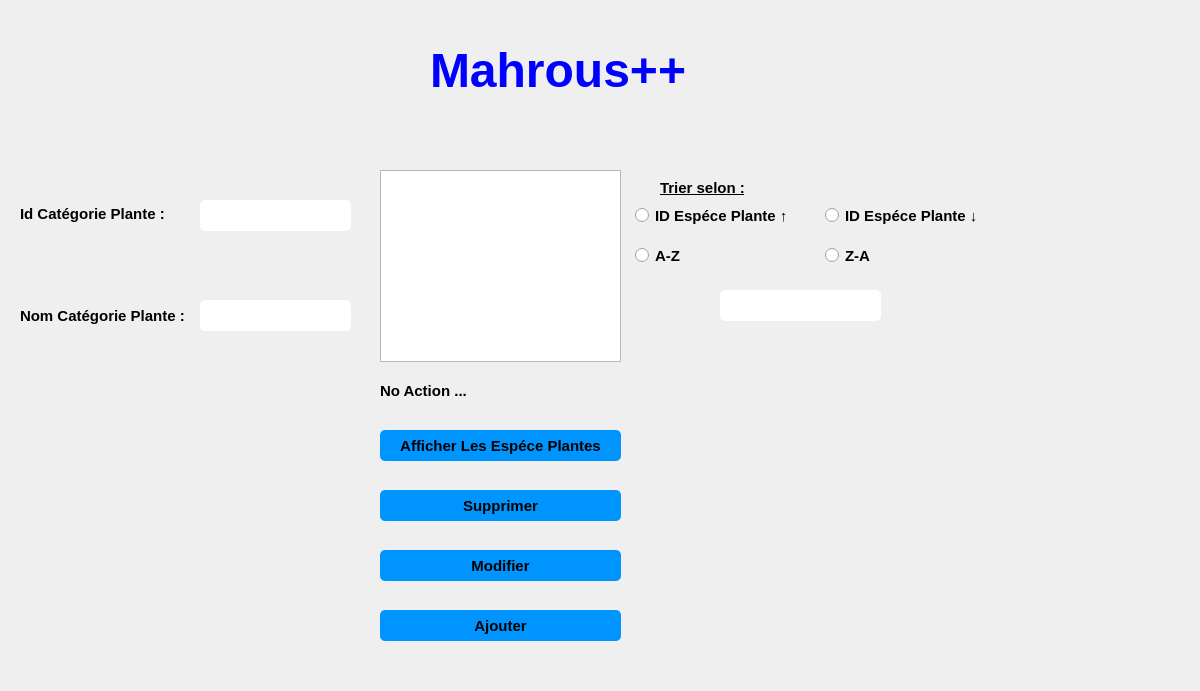
<?xml version="1.0" encoding="UTF-8"?>
<ui version="4.0">
 <class>categorie_plante</class>
 <widget class="QDialog" name="categorie_plante">
  <property name="geometry">
   <rect>
    <x>0</x>
    <y>0</y>
    <width>1200</width>
    <height>691</height>
   </rect>
  </property>
  <property name="windowTitle">
   <string>Dialog</string>
  </property>
  <widget class="QLabel" name="pic">
   <property name="geometry">
    <rect>
     <x>0</x>
     <y>0</y>
     <width>1200</width>
     <height>690</height>
    </rect>
   </property>
   <property name="text">
    <string/>
   </property>
  </widget>
  <widget class="QLabel" name="label_10">
   <property name="geometry">
    <rect>
     <x>430</x>
     <y>30</y>
     <width>321</width>
     <height>81</height>
    </rect>
   </property>
   <property name="text">
    <string>&lt;html&gt;&lt;head/&gt;&lt;body&gt;&lt;p&gt;&lt;span style=&quot; font-size:36pt; font-weight:600; color:#0000ff;&quot;&gt;Mahrous++&lt;/span&gt;&lt;/p&gt;&lt;/body&gt;&lt;/html&gt;</string>
   </property>
  </widget>
  <widget class="QTableView" name="afficher_categorie">
   <property name="geometry">
    <rect>
     <x>380</x>
     <y>170</y>
     <width>241</width>
     <height>192</height>
    </rect>
   </property>
   <property name="styleSheet">
    <string notr="true">QScrollBar:vertical {
                 background: #0094ff;
                }
                QScrollBar:horizontal {
                 background: #0094ff;
                }

QTableView  
{  
  qproperty-currentItemBackground: #cccccc;  
}</string>
   </property>
  </widget>
  <widget class="QLabel" name="label">
   <property name="geometry">
    <rect>
     <x>20</x>
     <y>170</y>
     <width>161</width>
     <height>87</height>
    </rect>
   </property>
   <property name="font">
    <font>
     <pointsize>11</pointsize>
     <weight>75</weight>
     <bold>true</bold>
    </font>
   </property>
   <property name="text">
    <string>Id Catégorie Plante :</string>
   </property>
  </widget>
  <widget class="QLineEdit" name="cx_idcategorie">
   <property name="geometry">
    <rect>
     <x>200</x>
     <y>200</y>
     <width>151</width>
     <height>31</height>
    </rect>
   </property>
   <property name="styleSheet">
    <string notr="true">QLineEdit {
padding: 5px;
border-radius: 5px;

font-weight: bold;
}</string>
   </property>
   <property name="text">
    <string/>
   </property>
  </widget>
  <widget class="QLabel" name="label_2">
   <property name="geometry">
    <rect>
     <x>20</x>
     <y>270</y>
     <width>191</width>
     <height>91</height>
    </rect>
   </property>
   <property name="font">
    <font>
     <pointsize>11</pointsize>
     <weight>75</weight>
     <bold>true</bold>
    </font>
   </property>
   <property name="text">
    <string>Nom Catégorie Plante :</string>
   </property>
  </widget>
  <widget class="QLineEdit" name="cx_nomcategorie">
   <property name="geometry">
    <rect>
     <x>200</x>
     <y>300</y>
     <width>151</width>
     <height>31</height>
    </rect>
   </property>
   <property name="styleSheet">
    <string notr="true">QLineEdit {
padding: 5px;
border-radius: 5px;

font-weight: bold;
}</string>
   </property>
   <property name="text">
    <string/>
   </property>
  </widget>
  <widget class="QPushButton" name="pushButton">
   <property name="geometry">
    <rect>
     <x>380</x>
     <y>610</y>
     <width>241</width>
     <height>31</height>
    </rect>
   </property>
   <property name="font">
    <font>
     <pointsize>11</pointsize>
     <weight>75</weight>
     <bold>true</bold>
    </font>
   </property>
   <property name="styleSheet">
    <string notr="true">QPushButton {
padding: 5px;
border-radius: 5px;
background-color:#0094ff;
font-weight: bold;
}
QPushButton:hover
{
color :white;
}</string>
   </property>
   <property name="text">
    <string>Ajouter</string>
   </property>
  </widget>
  <widget class="QPushButton" name="pushButton_3">
   <property name="geometry">
    <rect>
     <x>380</x>
     <y>550</y>
     <width>241</width>
     <height>31</height>
    </rect>
   </property>
   <property name="font">
    <font>
     <pointsize>11</pointsize>
     <weight>75</weight>
     <bold>true</bold>
    </font>
   </property>
   <property name="styleSheet">
    <string notr="true">QPushButton {
padding: 5px;
border-radius: 5px;
background-color:#0094ff;
font-weight: bold;
}
QPushButton:hover
{
color :white;
}</string>
   </property>
   <property name="text">
    <string>Modifier</string>
   </property>
  </widget>
  <widget class="QPushButton" name="pushButton_2">
   <property name="geometry">
    <rect>
     <x>380</x>
     <y>490</y>
     <width>241</width>
     <height>31</height>
    </rect>
   </property>
   <property name="font">
    <font>
     <pointsize>11</pointsize>
     <weight>75</weight>
     <bold>true</bold>
    </font>
   </property>
   <property name="styleSheet">
    <string notr="true">QPushButton {
padding: 5px;
border-radius: 5px;
background-color:#0094ff;
font-weight: bold;
}
QPushButton:hover
{
color :white;
}</string>
   </property>
   <property name="text">
    <string>Supprimer</string>
   </property>
  </widget>
  <widget class="QPushButton" name="pushButton_6">
   <property name="geometry">
    <rect>
     <x>380</x>
     <y>430</y>
     <width>241</width>
     <height>31</height>
    </rect>
   </property>
   <property name="font">
    <font>
     <pointsize>11</pointsize>
     <weight>75</weight>
     <bold>true</bold>
    </font>
   </property>
   <property name="styleSheet">
    <string notr="true">QPushButton {
padding: 5px;
border-radius: 5px;
background-color:#0094ff;
font-weight: bold;
}
QPushButton:hover
{
color :white;
}</string>
   </property>
   <property name="text">
    <string>Afficher Les Espéce Plantes</string>
   </property>
  </widget>
  <widget class="QLabel" name="label_3">
   <property name="geometry">
    <rect>
     <x>380</x>
     <y>370</y>
     <width>251</width>
     <height>41</height>
    </rect>
   </property>
   <property name="font">
    <font>
     <pointsize>11</pointsize>
     <weight>75</weight>
     <bold>true</bold>
    </font>
   </property>
   <property name="text">
    <string>No Action ...</string>
   </property>
  </widget>
  <widget class="QLineEdit" name="lineEdit_recherche">
   <property name="geometry">
    <rect>
     <x>720</x>
     <y>290</y>
     <width>161</width>
     <height>31</height>
    </rect>
   </property>
   <property name="styleSheet">
    <string notr="true">QLineEdit {
padding: 5px;
border-radius: 5px;

font-weight: bold;
}</string>
   </property>
  </widget>
  <widget class="QPushButton" name="pushButton_4">
   <property name="geometry">
    <rect>
     <x>630</x>
     <y>290</y>
     <width>51</width>
     <height>31</height>
    </rect>
   </property>
   <property name="font">
    <font>
     <family>MS Shell Dlg 2</family>
     <pointsize>11</pointsize>
     <weight>75</weight>
     <bold>true</bold>
    </font>
   </property>
   <property name="styleSheet">
    <string notr="true">QPushButton { border: none;image :url(C:/Users/ASUS/Downloads/loupe.png);}
QPushButton:hover
{
border: none;image :url(C:/Users/ASUS/Downloads/business-and-finance (3).png);
}
</string>
   </property>
   <property name="text">
    <string/>
   </property>
  </widget>
  <widget class="QLabel" name="label_5">
   <property name="geometry">
    <rect>
     <x>660</x>
     <y>180</y>
     <width>111</width>
     <height>16</height>
    </rect>
   </property>
   <property name="font">
    <font>
     <pointsize>11</pointsize>
     <weight>75</weight>
     <bold>true</bold>
     <underline>true</underline>
    </font>
   </property>
   <property name="text">
    <string>Trier selon :</string>
   </property>
  </widget>
  <widget class="QRadioButton" name="radioButton">
   <property name="geometry">
    <rect>
     <x>630</x>
     <y>200</y>
     <width>171</width>
     <height>31</height>
    </rect>
   </property>
   <property name="font">
    <font>
     <pointsize>11</pointsize>
     <weight>75</weight>
     <bold>true</bold>
    </font>
   </property>
   <property name="styleSheet">
    <string notr="true">
padding: 5px;
border-radius: 5px;

font-weight: bold;
</string>
   </property>
   <property name="text">
    <string>ID Espéce Plante ↑ </string>
   </property>
  </widget>
  <widget class="QRadioButton" name="radioButton_2">
   <property name="geometry">
    <rect>
     <x>820</x>
     <y>200</y>
     <width>171</width>
     <height>31</height>
    </rect>
   </property>
   <property name="font">
    <font>
     <pointsize>11</pointsize>
     <weight>75</weight>
     <bold>true</bold>
    </font>
   </property>
   <property name="styleSheet">
    <string notr="true">
padding: 5px;
border-radius: 5px;

font-weight: bold;
</string>
   </property>
   <property name="text">
    <string>ID Espéce Plante ↓</string>
   </property>
  </widget>
  <widget class="QRadioButton" name="radioButton_3">
   <property name="geometry">
    <rect>
     <x>630</x>
     <y>240</y>
     <width>83</width>
     <height>31</height>
    </rect>
   </property>
   <property name="font">
    <font>
     <pointsize>11</pointsize>
     <weight>75</weight>
     <bold>true</bold>
    </font>
   </property>
   <property name="styleSheet">
    <string notr="true">
padding: 5px;
border-radius: 5px;

font-weight: bold;
</string>
   </property>
   <property name="text">
    <string>A-Z</string>
   </property>
  </widget>
  <widget class="QRadioButton" name="radioButton_4">
   <property name="geometry">
    <rect>
     <x>820</x>
     <y>240</y>
     <width>83</width>
     <height>31</height>
    </rect>
   </property>
   <property name="font">
    <font>
     <pointsize>11</pointsize>
     <weight>75</weight>
     <bold>true</bold>
    </font>
   </property>
   <property name="styleSheet">
    <string notr="true">
padding: 5px;
border-radius: 5px;

font-weight: bold;
</string>
   </property>
   <property name="text">
    <string>Z-A</string>
   </property>
  </widget>
  <widget class="QLabel" name="remarque_id">
   <property name="geometry">
    <rect>
     <x>340</x>
     <y>200</y>
     <width>41</width>
     <height>31</height>
    </rect>
   </property>
   <property name="font">
    <font>
     <pointsize>15</pointsize>
     <weight>75</weight>
     <bold>true</bold>
    </font>
   </property>
   <property name="styleSheet">
    <string notr="true">color:red;</string>
   </property>
   <property name="text">
    <string/>
   </property>
  </widget>
  <widget class="QLabel" name="remarque_nom">
   <property name="geometry">
    <rect>
     <x>350</x>
     <y>300</y>
     <width>31</width>
     <height>31</height>
    </rect>
   </property>
   <property name="font">
    <font>
     <pointsize>15</pointsize>
     <weight>75</weight>
     <bold>true</bold>
    </font>
   </property>
   <property name="styleSheet">
    <string notr="true">color:red;</string>
   </property>
   <property name="text">
    <string/>
   </property>
  </widget>
  <widget class="QLabel" name="text_vide">
   <property name="geometry">
    <rect>
     <x>40</x>
     <y>170</y>
     <width>171</width>
     <height>31</height>
    </rect>
   </property>
   <property name="font">
    <font>
     <pointsize>7</pointsize>
     <weight>75</weight>
     <bold>true</bold>
    </font>
   </property>
   <property name="styleSheet">
    <string notr="true">color:red;</string>
   </property>
   <property name="text">
    <string/>
   </property>
  </widget>
  <widget class="QLabel" name="text_lettres">
   <property name="geometry">
    <rect>
     <x>190</x>
     <y>330</y>
     <width>151</width>
     <height>21</height>
    </rect>
   </property>
   <property name="font">
    <font>
     <pointsize>7</pointsize>
     <weight>75</weight>
     <bold>true</bold>
    </font>
   </property>
   <property name="styleSheet">
    <string notr="true">color:red;</string>
   </property>
   <property name="text">
    <string/>
   </property>
  </widget>
  <widget class="QLabel" name="text_chiffre">
   <property name="geometry">
    <rect>
     <x>190</x>
     <y>240</y>
     <width>151</width>
     <height>21</height>
    </rect>
   </property>
   <property name="font">
    <font>
     <pointsize>7</pointsize>
     <weight>75</weight>
     <bold>true</bold>
    </font>
   </property>
   <property name="styleSheet">
    <string notr="true">color:red;</string>
   </property>
   <property name="text">
    <string/>
   </property>
  </widget>
 </widget>
 <resources/>
 <connections/>
</ui>
